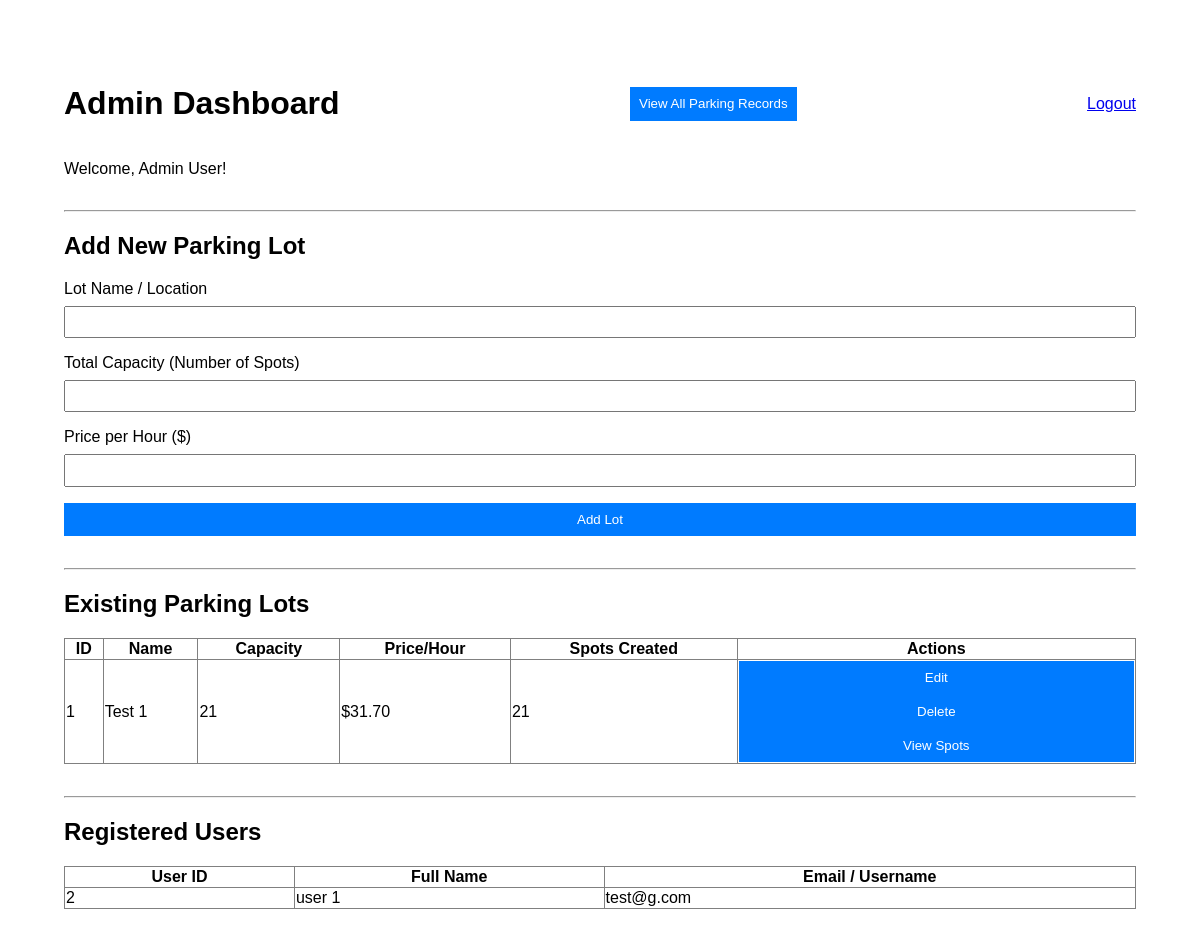
The app's page /admin/dashboard (signed in), older data.
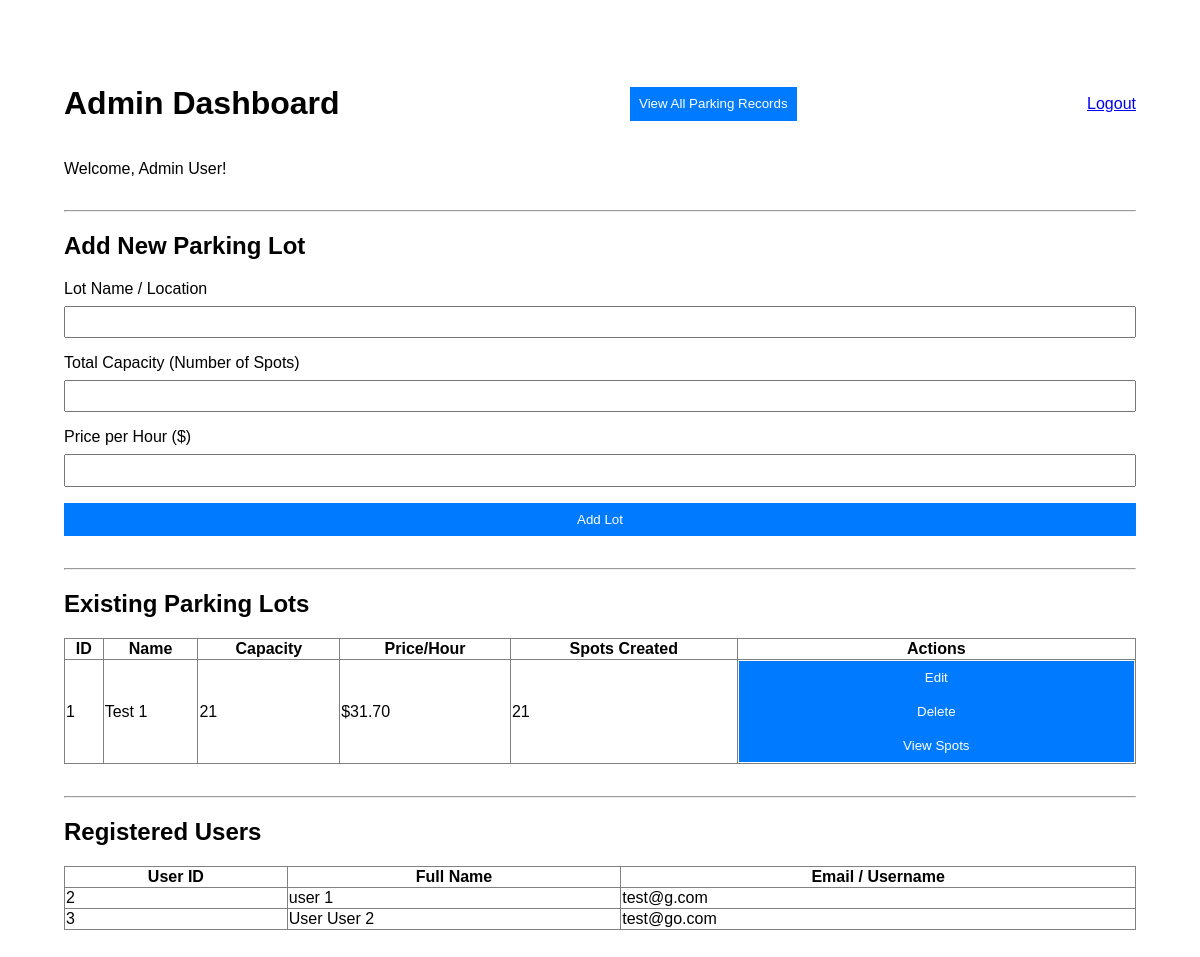
The same page, newer data.
### models/models.py (models this page shows)
class User(db.Model, UserMixin):
    id = db.Column(db.Integer, primary_key=True)
    username = db.Column(db.String(80), unique=True, nullable=False)
    password = db.Column(db.String(255), nullable=False)
    full_name = db.Column(db.String(150))
    role = db.Column(db.String(50), default='user') # Differentiates between user and admin
    reservations = db.relationship('Reservation', backref='user', lazy=True)

class ParkingLot(db.Model):
    id = db.Column(db.Integer, primary_key=True)
    name = db.Column(db.String(100), nullable=False)
    capacity = db.Column(db.Integer, nullable=False)
    price_per_hour = db.Column(db.Float, nullable=False)
    spots = db.relationship('ParkingSpot', backref='lot', lazy=True, cascade="all, delete-orphan")

### controllers/controllers.py (the view)
@app.route('/admin/dashboard')
@login_required
@role_required('admin')
def admin_dashboard():
    lots = ParkingLot.query.order_by(ParkingLot.id).all()
    users = User.query.filter_by(role='user').all()
    return render_template('admin_dashboard.html', lots=lots, users=users)

### app.py (called while the page is built)
@login_manager.user_loader
def load_user(user_id):
    return User.query.get(int(user_id))

### controllers/controllers.py (called while the page is built)
def role_required(role):
    def wrapper(fn):
        @wraps(fn)
        def decorated_view(*args, **kwargs):
            if not current_user.is_authenticated or current_user.role != role:
                flash("You do not have permission to access this page.")
                return redirect(url_for('login'))
            return fn(*args, **kwargs)
        return decorated_view
    return wrapper

### templates/admin_dashboard.html (shortened to what this page needs)
{% extends 'base.html' %}
{% block content %}
<div style="max-width: 1200px; margin: auto; padding: 2em;">
    <div style="display: flex; justify-content: space-between; align-items: center;">
        <h1>Admin Dashboard</h1>
        <div style="margin: 1em 0;">
            <a href="{{ url_for('all_reservations') }}">
                <button type="button">View All Parking Records</button>
            </a>
        </div>
        <a href="{{ url_for('logout') }}">Logout</a>
    </div>
    <p>Welcome, {{ current_user.full_name }}!</p>
    <hr style="margin-top: 2em;">
    <h2>Add New Parking Lot</h2>
    <form method="POST" action="{{ url_for('add_lot') }}">
        <div class="form-group">
            <label for="name">Lot Name / Location</label>
            <input type="text" id="name" name="name" required>
        </div>
        <div class="form-group">
            <label for="capacity">Total Capacity (Number of Spots)</label>
            <input type="number" id="capacity" name="capacity" min="1" required>
        </div>
        <div class="form-group">
            <label for="price">Price per Hour ($)</label>
            <input type="number" id="price" name="price" step="0.01" min="0" required>
        </div>
        <button type="submit">Add Lot</button>
    </form>
    <hr style="margin-top: 2em;">
    <h2>Existing Parking Lots</h2>
    <table border="1" style="width: 100%; border-collapse: collapse; margin-top: 1em;">
        <thead>
            <tr>
                <th>ID</th>
                <th>Name</th>
                <th>Capacity</th>
                <th>Price/Hour</th>
                <th>Spots Created</th>
                <th>Actions</th>
            </tr>
        </thead>
        <tbody>
            {% if lots %}
                {% for lot in lots %}
                <tr>
                    <td>{{ lot.id }}</td>
                    <td>{{ lot.name }}</td>
                    <td>{{ lot.capacity }}</td>
                    <td>${{ "%.2f"|format(lot.price_per_hour) }}</td>
                    <td>{{ lot.spots|length }}</td> <td>
                        <a href="{{ url_for('edit_lot', lot_id=lot.id) }}">
                            <button type="button">Edit</button>
                        </a>
                        <form method="POST" action="{{ url_for('delete_lot', lot_id=lot.id) }}" style="display: inline;" onsubmit="return confirm('Are you sure you want to delete {{ lot.name }} lot and all its {{lot.spots|length}} spots?');">
                            <button type="submit">Delete</button>
                        </form>
                        <a href="{{ url_for('view_lot_spots', lot_id=lot.id) }}">
                            <button type="button">View Spots</button>
                        </a>
                    </td>
                </tr>
                {% endfor %}
            {% else %}
            <tr>
                <td colspan="6" style="text-align: center;">No lots have been created yet.</td>
            </tr>
            {% endif %}
        </tbody>
    </table>
    <hr style="margin-top: 2em;">
    <h2>Registered Users</h2>
    <table border="1" style="width: 100%; border-collapse: collapse; margin-top: 1em;">
        <thead>
            <tr>
                <th>User ID</th>
                <th>Full Name</th>
                <th>Email / Username</th>
            </tr>
        </thead>
        <tbody>
            {% if users %}
                {% for user in users %}
                <tr>
                    <td>{{ user.id }}</td>
                    <td>{{ user.full_name }}</td>
                    <td>{{ user.username }}</td>
                </tr>
                {% endfor %}
            {% else %}
            <tr>
                <td colspan="3" style="text-align: center;">No users have registered yet.</td>
            </tr>
            {% endif %}
        </tbody>
    </table>
</div>
{% endblock %}

### templates/base.html (shortened to what this page needs)
<!DOCTYPE html>
<html lang="en">
<head>
</head>
<body>
    {% block content %}{% endblock %}
</body>
</html>

### templates/base.html (style rules this page uses)
body { font-family: sans-serif; margin: 2em; }
.form-group { margin-bottom: 1em; }
label { display: block; margin-bottom: 0.5em; }
input { width: 100%; padding: 0.5em; box-sizing: border-box; }
button { width: 100%; padding: 0.7em; background-color: #007bff; color: white; border: none; cursor: pointer; }

Row changes from the older to the newer data that the page shows:
added User: id "3", full_name "User User 2", username "test@go.com"
